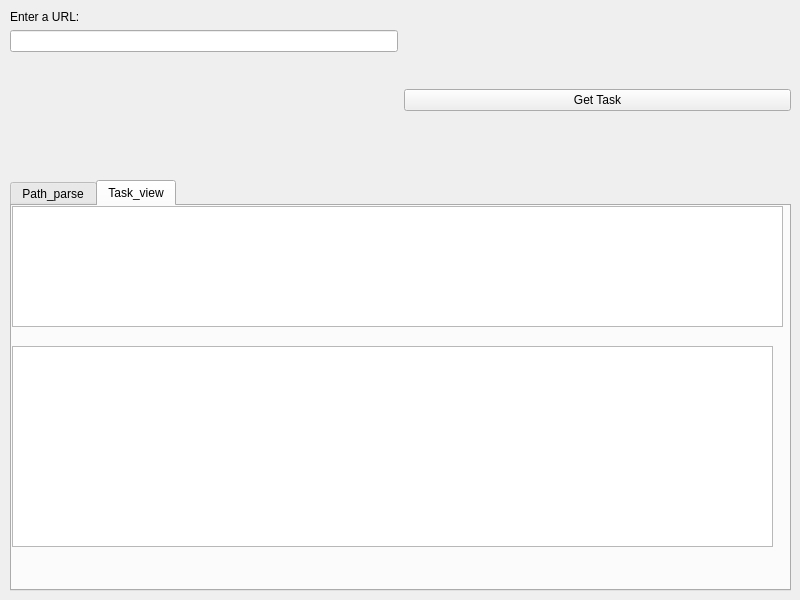
<?xml version="1.0" encoding="UTF-8"?>
<ui version="4.0">
 <class>MainWindow</class>
 <widget class="QMainWindow" name="MainWindow">
  <property name="geometry">
   <rect>
    <x>0</x>
    <y>0</y>
    <width>800</width>
    <height>600</height>
   </rect>
  </property>
  <property name="windowTitle">
   <string>MainWindow</string>
  </property>
  <widget class="QWidget" name="centralwidget">
   <widget class="QWidget" name="horizontalLayoutWidget">
    <property name="geometry">
     <rect>
      <x>10</x>
      <y>10</y>
      <width>781</width>
      <height>161</height>
     </rect>
    </property>
    <layout class="QHBoxLayout" name="horizontalLayout">
     <item>
      <layout class="QVBoxLayout" name="verticalLayout">
       <item>
        <widget class="QLabel" name="label">
         <property name="text">
          <string>Enter a URL:</string>
         </property>
        </widget>
       </item>
       <item>
        <widget class="QLineEdit" name="lineEdit"/>
       </item>
       <item>
        <spacer name="verticalSpacer">
         <property name="orientation">
          <enum>Qt::Vertical</enum>
         </property>
         <property name="sizeHint" stdset="0">
          <size>
           <width>20</width>
           <height>40</height>
          </size>
         </property>
        </spacer>
       </item>
      </layout>
     </item>
     <item>
      <layout class="QVBoxLayout" name="verticalLayout_2">
       <item>
        <spacer name="horizontalSpacer">
         <property name="orientation">
          <enum>Qt::Horizontal</enum>
         </property>
         <property name="sizeHint" stdset="0">
          <size>
           <width>40</width>
           <height>20</height>
          </size>
         </property>
        </spacer>
       </item>
       <item>
        <widget class="QPushButton" name="Get_Task">
         <property name="text">
          <string>Get Task</string>
         </property>
        </widget>
       </item>
      </layout>
     </item>
    </layout>
   </widget>
   <widget class="QWidget" name="verticalLayoutWidget_2">
    <property name="geometry">
     <rect>
      <x>10</x>
      <y>180</y>
      <width>781</width>
      <height>411</height>
     </rect>
    </property>
    <layout class="QVBoxLayout" name="verticalLayout_2">
     <item>
      <widget class="QTabWidget" name="tabWidget">
       <property name="currentIndex">
        <number>1</number>
       </property>
       <widget class="QWidget" name="parse">
        <attribute name="title">
         <string>Path_parse</string>
        </attribute>
        <widget class="QGroupBox" name="groupBox">
         <property name="geometry">
          <rect>
           <x>10</x>
           <y>10</y>
           <width>761</width>
           <height>341</height>
          </rect>
         </property>
         <property name="title">
          <string>URL Components</string>
         </property>
         <layout class="QVBoxLayout" name="verticalLayout_3">
          <item>
           <widget class="QLabel" name="label_2">
            <property name="text">
             <string>Scheme:</string>
            </property>
           </widget>
          </item>
          <item>
           <widget class="QLineEdit" name="Path_scheme"/>
          </item>
          <item>
           <widget class="QLabel" name="label_3">
            <property name="text">
             <string>Host:</string>
            </property>
           </widget>
          </item>
          <item>
           <widget class="QLineEdit" name="Path_host"/>
          </item>
          <item>
           <widget class="QLabel" name="label_4">
            <property name="text">
             <string>Parts:</string>
            </property>
           </widget>
          </item>
          <item>
           <widget class="QLineEdit" name="Path_parts"/>
          </item>
          <item>
           <widget class="QLabel" name="label_5">
            <property name="text">
             <string>Parameters:</string>
            </property>
           </widget>
          </item>
          <item>
           <widget class="QListWidget" name="list_Query"/>
          </item>
          <item>
           <widget class="QPushButton" name="Copy">
            <property name="text">
             <string>Copy</string>
            </property>
           </widget>
          </item>
         </layout>
        </widget>
       </widget>
       <widget class="QWidget" name="view">
        <attribute name="title">
         <string>Task_view</string>
        </attribute>
        <widget class="QTextEdit" name="Task_view_text">
         <property name="geometry">
          <rect>
           <x>0</x>
           <y>0</y>
           <width>771</width>
           <height>121</height>
          </rect>
         </property>
        </widget>
        <widget class="QTableView" name="View_Task">
         <property name="geometry">
          <rect>
           <x>0</x>
           <y>140</y>
           <width>761</width>
           <height>201</height>
          </rect>
         </property>
        </widget>
       </widget>
      </widget>
     </item>
    </layout>
   </widget>
  </widget>
 </widget>
 <resources/>
 <connections/>
</ui>
